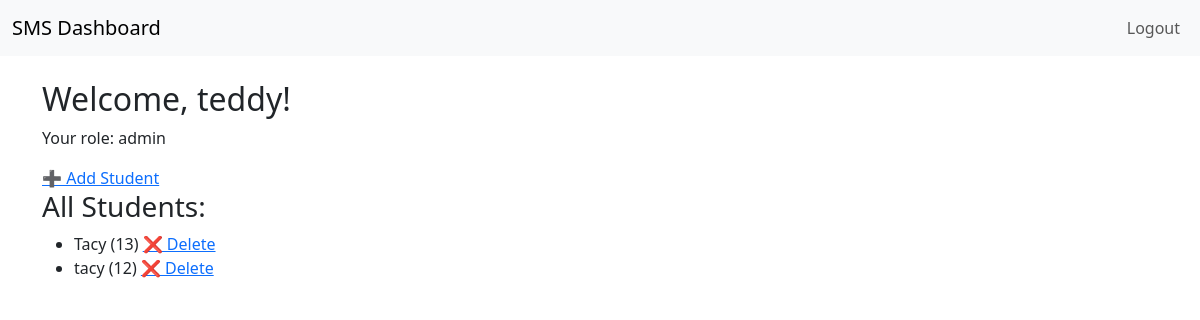
Page /dashboard (signed in) on the earlier database version.
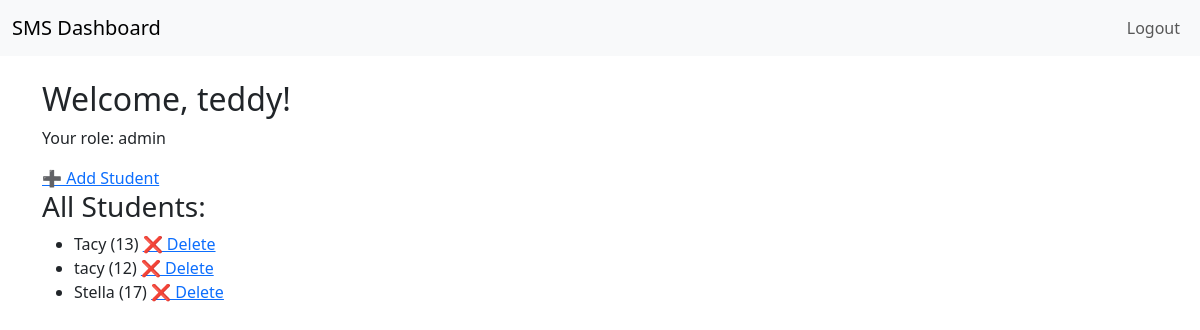
Same page on the later database version.
### app.py (models this page shows)
class User(UserMixin, db.Model):
    id = db.Column(db.Integer, primary_key=True)
    email = db.Column(db.String(150), unique=True, nullable=False)
    username = db.Column(db.String(150), nullable=False)
    password = db.Column(db.String(150), nullable=False)
    role = db.Column(db.String(20), nullable=False, default="student")

class Student(db.Model):
    id = db.Column(db.Integer, primary_key=True)
    name = db.Column(db.String(150), nullable=False)
    age = db.Column(db.Integer, nullable=False)
    created_by = db.Column(db.Integer, db.ForeignKey('user.id'))
    course_id = db.Column(db.Integer, db.ForeignKey('course.id'), nullable=True)  # Optional course association

### app.py (the view)
@app.route('/dashboard')
@login_required
def dashboard():
    if current_user.role == "admin":
        students = Student.query.all()
        courses = Course.query.all()
        grades = Grade.query.all()
    elif current_user.role == "teacher":
        students = Student.query.filter_by(created_by=current_user.id).all()
        courses = Course.query.filter_by(created_by=current_user.id).all()
        grades = Grade.query.join(Student).filter(Student.created_by == current_user.id).all()
    else:  # student role
        students = []  # Students can’t view student list
        courses = Course.query.all()  # Allow students to view courses
        grades = Grade.query.filter_by(student_id=current_user.id).all() if hasattr(current_user, 'id') else []
    logging.debug(
        f"Dashboard for user {current_user.id} ({current_user.role}): {len(students)} students, {len(courses)} courses, {len(grades)} grades")
    return render_template("dashboard.html", user=current_user, students=students, courses=courses, grades=grades)

### app.py (called while the page is built)
@login_manager.user_loader
def load_user(user_id):
    return User.query.get(int(user_id))

### templates/dashboard.html (shortened to what this page needs)
{% extends "base.html" %}
{% block content %}
<h2>Welcome, {{ user.username }}!</h2>
<p>Your role: {{ user.role }}</p>
{% if user.role == "admin" %}
    <a href="{{ url_for('add_student') }}">➕ Add Student</a>
    <h3>All Students:</h3>
    <ul>
        {% for student in students %}
            <li>{{ student.name }} ({{ student.age }})
                <a href="{{ url_for('delete_student', student_id=student.id) }}">❌ Delete</a>
            </li>
        {% endfor %}
    </ul>
{% else %}
    <p>You are logged in as a student. You can only view your profile.</p>
{% endif %}
{% endblock %}

### templates/base.html (shortened to what this page needs)
<!DOCTYPE html>
<html lang="en">
<head>
    <link href="https://cdn.jsdelivr.net/npm/bootstrap@5.3.0/dist/css/bootstrap.min.css" rel="stylesheet">
</head>
<body>
    <nav class="navbar navbar-expand-lg navbar-light bg-light">
        <div class="container-fluid">
            <a class="navbar-brand" href="{{ url_for('dashboard') }}">SMS Dashboard</a>
            <div class="collapse navbar-collapse" id="navbarNav">
                <ul class="navbar-nav ms-auto">
                    {% if current_user.is_authenticated %}
                        <li class="nav-item">
                            <a class="nav-link" href="{{ url_for('logout') }}">Logout</a>
                        </li>
                    {% endif %}
                </ul>
            </div>
        </div>
    </nav>
    <div class="container mt-4">
        {% block content %}{% endblock %}
    </div>
</body>
</html>

Differences in the rows shown:
added Student: name "Stella", age "17"
